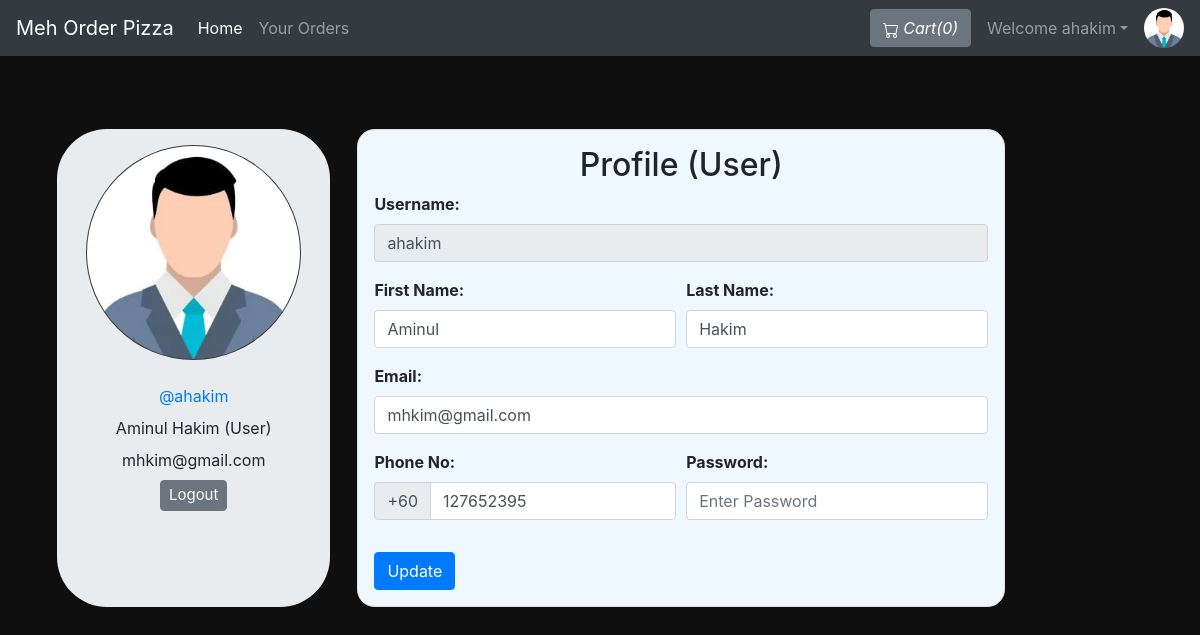
Screenshot of /viewProfile.php (signed in) with the database file from the repository.
### tables this page shows
CREATE TABLE `sitedetail` (
  `tempId` int(11) NOT NULL,
  `systemName` varchar(21) NOT NULL,
  `email` varchar(35) NOT NULL,
  `contact1` bigint(21) NOT NULL,
  `contact2` bigint(21) DEFAULT NULL COMMENT 'Optional',
  `address` text NOT NULL,
  `dateTime` datetime NOT NULL DEFAULT current_timestamp()
);

CREATE TABLE `users` (
  `id` int(21) NOT NULL,
  `username` varchar(21) NOT NULL,
  `firstName` varchar(21) NOT NULL,
  `lastName` varchar(21) NOT NULL,
  `email` varchar(35) NOT NULL,
  `phone` bigint(20) NOT NULL,
  `userType` enum('0','1') NOT NULL DEFAULT '0' COMMENT '0=user\r\n1=admin',
  `password` varchar(255) NOT NULL,
  `joinDate` datetime NOT NULL DEFAULT current_timestamp()
);

### viewProfile.php (the view, shortened to what this page needs)
<!DOCTYPE HTML>
<html lang="en">
<head>
    <link rel="stylesheet" href="https://stackpath.bootstrapcdn.com/bootstrap/4.2.1/css/bootstrap.min.css">
    <link rel="stylesheet" href="https://stackpath.bootstrapcdn.com/bootstrap/4.3.1/css/bootstrap.min.css">
    <link rel="stylesheet" href="https://use.fontawesome.com/releases/v5.7.2/css/all.css">
</head>
<body>
    <?php include 'partials/_dbconnect.php';?>
    <?php require 'partials/_nav.php' ?>
    <?php
        if($loggedin) {
    ?>
    <div class="container">
        <?php
            $sql = "SELECT * FROM users WHERE id='$userId'";
            $result = mysqli_query($conn, $sql);
            $row=mysqli_fetch_assoc($result);
            $username = $row['username'];
            $firstName = $row['firstName'];
            $lastName = $row['lastName'];
            $email = $row['email'];
            $phone = $row['phone'];
            $userType = $row['userType'];
            if($userType == 0) {
                $userType = "User";
            }
            else {
                $userType = "Admin";
            }
        ?>
        <div class="row">
            <div class="jumbotron p-3 mb-3" style="display: flex;justify-content: center;width: 28%;border-radius: 50px;margin: 0 auto;">
                <div class="user-info">
                    <img class="rounded-circle mb-3 bg-dark" src="img/person-<?php echo $userId; ?>.jpg" onError="this.src = 'img/profilePic.jpg'" style="width:215px;height:215px;padding:1px;">
                    <ul class="meta list list-unstyled" style="text-align:center;">
                        <li class="username my-2"><a href="viewProfile.php">@<?php echo $username ?></a></li>
                        <li class="name"><?php echo $firstName." ".$lastName; ?>
                            <label class="label label-info">(<?php echo $userType ?>)</label>
                        </li>
                        <li class="email"><?php echo $email ?></li>
                        <li class="my-2"><a href="partials/_logout.php"><button class="btn btn-secondary" style="font-size: 15px;padding: 3px 8px;">Logout</button></a></li>
                    </ul>
                </div>
            </div>
            <div class="content-panel mb-3" style="display: flex;justify-content: center;">
                <div class="border p-3" style="border: 2px solid rgba(0, 0, 0, 0.1);border-radius: 1.1rem;background-color: aliceblue;">
                    <h2 class="title text-center">Profile<span class="pro-label label label-warning"> (<?php echo $userType ?>)</span></h2>
                    <form action="partials/_manageProfile.php" method="post">
                        <div class="form-group">
                            <b><label for="username">Username:</label></b>
                            <input class="form-control" id="username" name="username" type="text" disabled value="<?php echo $username ?>">
                        </div>
                        <div class="form-row">
                        <div class="form-group col-md-6">
                            <b><label for="firstName">First Name:</label></b>
                            <input type="text" class="form-control" id="firstName" name="firstName" placeholder="First Name" required value="<?php echo $firstName ?>">
                        </div>
                        <div class="form-group col-md-6">
                            <b><label for="lastName">Last Name:</label></b>
                            <input type="text" class="form-control" id="lastName" name="lastName" placeholder="Last name" required value="<?php echo $lastName ?>">
                        </div>
                        </div>
                        <div class="form-group">
                            <b><label for="email">Email:</label></b>
                            <input type="email" class="form-control" id="email" name="email" placeholder="Enter Your Email" required value="<?php echo $email ?>">
                        </div>
                        <div class="form-row">
                            <div class="form-group  col-md-6">
                                <b><label for="phone">Phone No:</label></b>
                                <div class="input-group mb-3">
                                    <div class="input-group-prepend">
                                        <span class="input-group-text" id="basic-addon">+60</span>
                                    </div>
                                    <input type="tel" class="form-control" id="phone" name="phone" placeholder="Enter Your Phone Number" required pattern="[0-9]{10}" maxlength="10" value="<?php echo $phone ?>">
                                </div>
                            </div>
                            <div class="form-group  col-md-6">
                                <b><label for="password">Password:</label></b>
                                <input class="form-control" id="password" name="password" placeholder="Enter Password" type="password" required minlength="4" maxlength="21" data-toggle="password">
                            </div>
                        </div>
                        <button type="submit" name="updateProfileDetail" class="btn btn-primary">Update</button>
                    </form>
                </div>
            </div>
        </div>
    </div>
    <?php
        }
    ?>
</body>
</html>

### partials/_nav.php (shortened to what this page needs)
<?php
if(isset($_SESSION['loggedin']) && $_SESSION['loggedin']==true){
  $loggedin= true;
  $userId = $_SESSION['userId'];
  $username = $_SESSION['username'];
}
else{
  $loggedin = false;
  $userId = 0;
}
$sql = "SELECT * FROM `sitedetail`";
$result = mysqli_query($conn, $sql);
$row = mysqli_fetch_assoc($result);
$systemName = $row['systemName'];
echo '<nav class="navbar navbar-expand-lg navbar-dark bg-dark">
      <a class="navbar-brand" href="index.php">'.$systemName.'</a>
      <button class="navbar-toggler" type="button" data-toggle="collapse" data-target="#navbarSupportedContent" aria-controls="navbarSupportedContent" aria-expanded="false" aria-label="Toggle navigation">
        <span class="navbar-toggler-icon"></span>
      </button>
      <div class="collapse navbar-collapse" id="navbarSupportedContent">
        <ul class="navbar-nav mr-auto">
          <li class="nav-item active">
            <a class="nav-link" href="index.php">Home <span class="sr-only">(current)</span></a>
          </li>
          <li class="nav-item">
            <a class="nav-link" href="viewOrder.php">Your Orders</a>
          </li>
        </ul>
        <form method="get" action="/spasstwo/search.php" class="form-inline my-2 my-lg-0 mx-3">
        </form>';
        $countsql = "SELECT SUM(`itemQuantity`) FROM `viewcart` WHERE `userId`=$userId";
        $countresult = mysqli_query($conn, $countsql);
        $countrow = mysqli_fetch_assoc($countresult);
        $count = $countrow['SUM(`itemQuantity`)'];
        if(!$count) {
          $count = 0;
        }
        echo '<a href="viewCart.php"><button type="button" class="btn btn-secondary mx-2" title="MyCart">
          <svg xmlns="img/cart.svg" width="16" height="16" fill="currentColor" class="bi bi-cart" viewBox="0 0 16 16">
            <path d="M0 1.5A.5.5 0 0 1 .5 1H2a.5.5 0 0 1 .485.379L2.89 3H14.5a.5.5 0 0 1 .491.592l-1.5 8A.5.5 0 0 1 13 12H4a.5.5 0 0 1-.491-.408L2.01 3.607 1.61 2H.5a.5.5 0 0 1-.5-.5zM3.102 4l1.313 7h8.17l1.313-7H3.102zM5 12a2 2 0 1 0 0 4 2 2 0 0 0 0-4zm7 0a2 2 0 1 0 0 4 2 2 0 0 0 0-4zm-7 1a1 1 0 1 1 0 2 1 1 0 0 1 0-2zm7 0a1 1 0 1 1 0 2 1 1 0 0 1 0-2z"/>
          </svg>
          <i class="bi bi-cart">Cart(' .$count. ')</i>
        </button></a>';
        if($loggedin){
          echo '<ul class="navbar-nav mr-2">
            <li class="nav-item dropdown">
              <a class="nav-link dropdown-toggle" href="#" id="navbarDropdown" role="button" data-toggle="dropdown"> Welcome ' .$username. '</a>
              <div class="dropdown-menu" aria-labelledby="navbarDropdown">
                <a class="dropdown-item" href="partials/_logout.php">Logout</a>
              </div>
            </li>
          </ul>
          <div class="text-center image-size-small position-relative">
            <a href="viewProfile.php"><img src="img/person-' .$userId. '.jpg" class="rounded-circle" onError="this.src = \'img/profilePic.jpg\'" style="width:40px; height:40px"></a>
          </div>';
        }
        else {
          echo '
          <button type="button" class="btn btn-success mx-2"  data-toggle="modal" data-target="#loginModal">Login</button>
          <button type="button" class="btn btn-success mx-2"  data-toggle="modal" data-target="#signupModal">SignUp</button>';
        }
  echo '</div>
    </nav>';
?>

### viewProfile.php (style rules this page uses)
body { background-color: #0f0f0f; }
.row { margin-right: 150px; margin-top: 73px; }

### rows the page displays
sitedetail: systemName "Meh Order Pizza"
users: username "ahakim", firstName "Aminul", lastName "Hakim", userType "User", email "mhkim@gmail.com", phone "127652395"

### other values shown
$count "0"
$username "ahakim"
